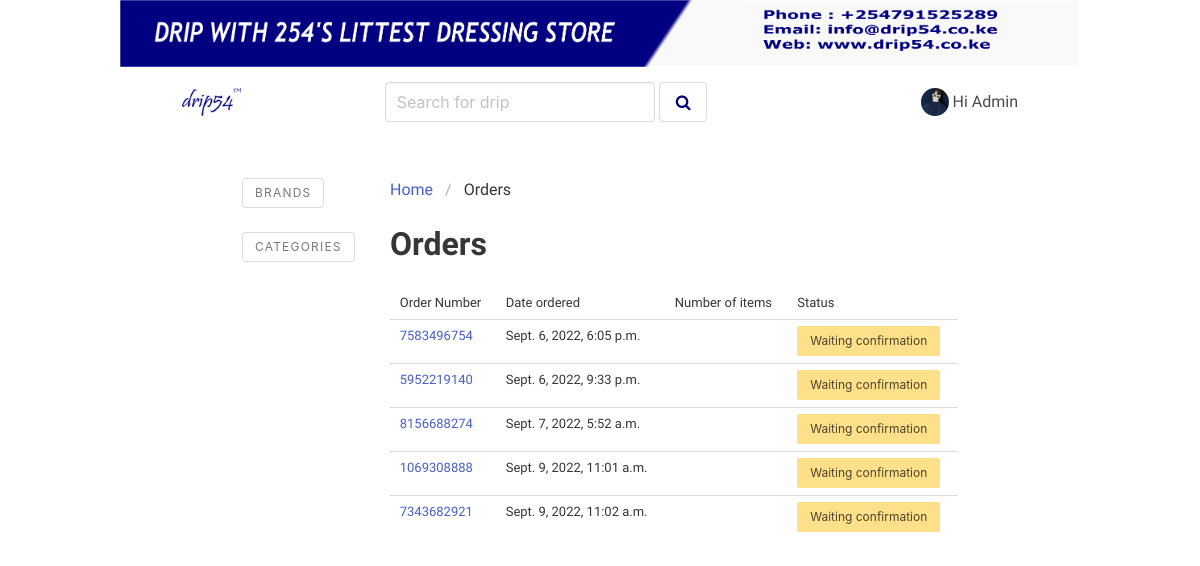
The app's page /orders (signed in), older data.
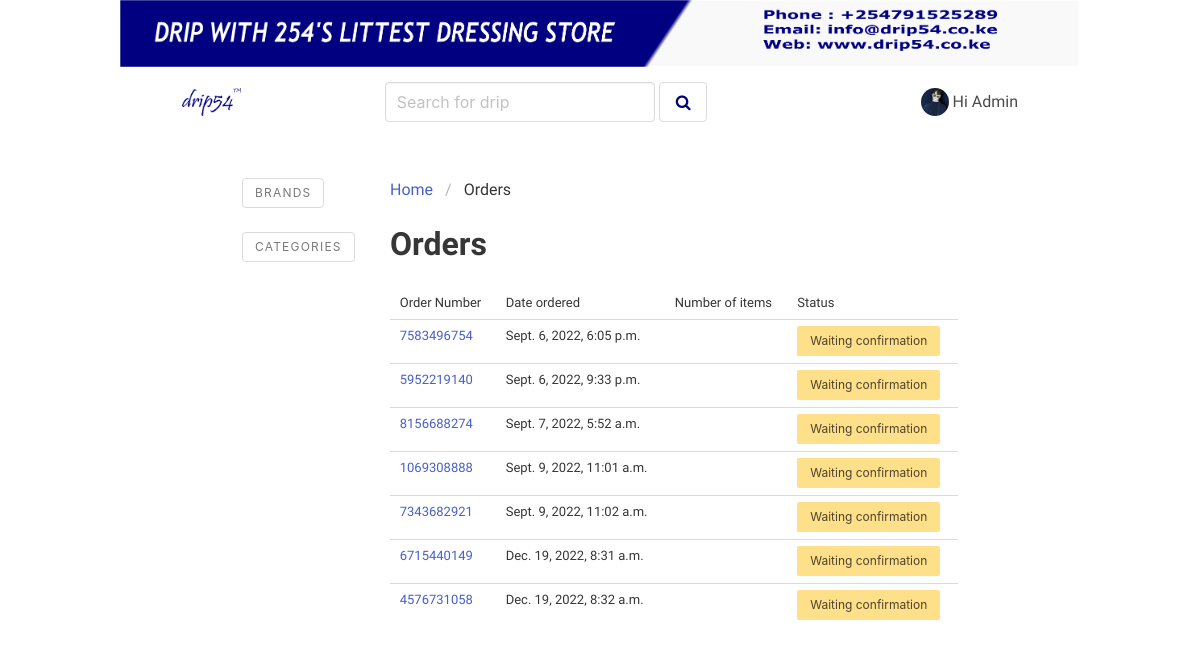
The same page, newer data.
### drip54app/models.py (models this page shows, shortened)
class Order(models.Model):
    order_number = models.CharField(max_length=50, unique=True)
    date_created = models.DateTimeField(auto_now_add=True, null=True)
    belongs_to = models.ForeignKey(User, on_delete=models.CASCADE)
    address = models.ForeignKey(Address, on_delete=models.DO_NOTHING, null=True)
    waiting_confirmation = models.BooleanField(default=False)
    on_delivery = models.BooleanField(default=False)
    delivered = models.BooleanField(default=False)
    received = models.BooleanField(default=False)

### drip54app/views.py (the view)
# urls.py: path('orders', Orders.orders, name='orders'),
    def orders(request):
        orders = Order.objects.filter(belongs_to = request.user)
        context = {
            'orders' : orders,
            'brands' : brandmodel(),
            'clothetypes' : clothetypes(),
            'userprofile' : usermodel(request),
        }
        return render(request, 'drip54app/orders.html', context)

### drip54app/views.py (called while the page is built)
def brandmodel():
    brands = Brand.objects.all()
    return brands

def clothetypes():
    clothetypes = Clothtype.objects.all()
    return clothetypes

def usermodel(request):
    userprofile = Userprofile.objects.get(user = request.user)
    return userprofile

### drip54app/templates/drip54app/orders.html (shortened to what this page needs)
{% extends 'base.html' %}
{% load static %}
{% block content %}
<div class="column is-2 is-offset-1 is-hidden-mobile">
  <div class="menu">
      <button class="menu-label button" onclick=showbrands()>
        Brands
      </button>
      <button class="menu-label button" onclick=showcategories()>
        Categories
      </button>
  </div>
</div>
<div class="column is-8">
    <nav class="breadcrumb">
        <ul>
            <li><a href="{% url 'home' %}">Home</a></li>
            <li class="is-active"><a>Orders</a></li>
        </ul>
    </nav>
    <p class="title is-3">Orders</p>
      {% if orders %}
      <table class="table" style="width: 100%;">
        <tr>
          <td> Order Number  </td>
          <td> Date ordered </td>
          <td> Number of items </td>
          <td> Status </td>
        </tr>
      {% for order in orders  %}
        <tr id="itemrow">
          <td><a href="{% url 'vieworder' order.order_number %}">{{ order.order_number }}</a></td>
          <td> {{ order.date_created }} </td>
          <td> {{ order.order_items.count }} </td>
          <td>
            <div class="container">
            {% if order.on_delivery is True %}
                <button class="button is-small is-primary is-unselectable">On transit</button>
            {% elif order.waiting_confirmation is True %}
                <button class="button is-small is-warning is-unselectable">Waiting confirmation</button>
            {% elif order.delivered is True %}
                <button class="button is-small is-warning is-unselectable">Delivered</button>
            {% elif order.received is True %}
                <button class="button is-small is-success is-unselectable">Received</button>
            {% endif %}
            </div>
          </td>
        </tr>
      {% endfor %}
      </table>
      {% else %}
      <p class="subtitle has-text-centered">You have no orders yet.</p>
      {% endif %}
    <br>
</div>
{% endblock content %}

Row changes from the older to the newer data that the page shows:
added Order: order_number "6715440149", date_created "Dec. 19, 2022, 8:31 a.m.", on_delivery "Waiting confirmation"
added Order: order_number "4576731058", date_created "Dec. 19, 2022, 8:32 a.m.", on_delivery "Waiting confirmation"
